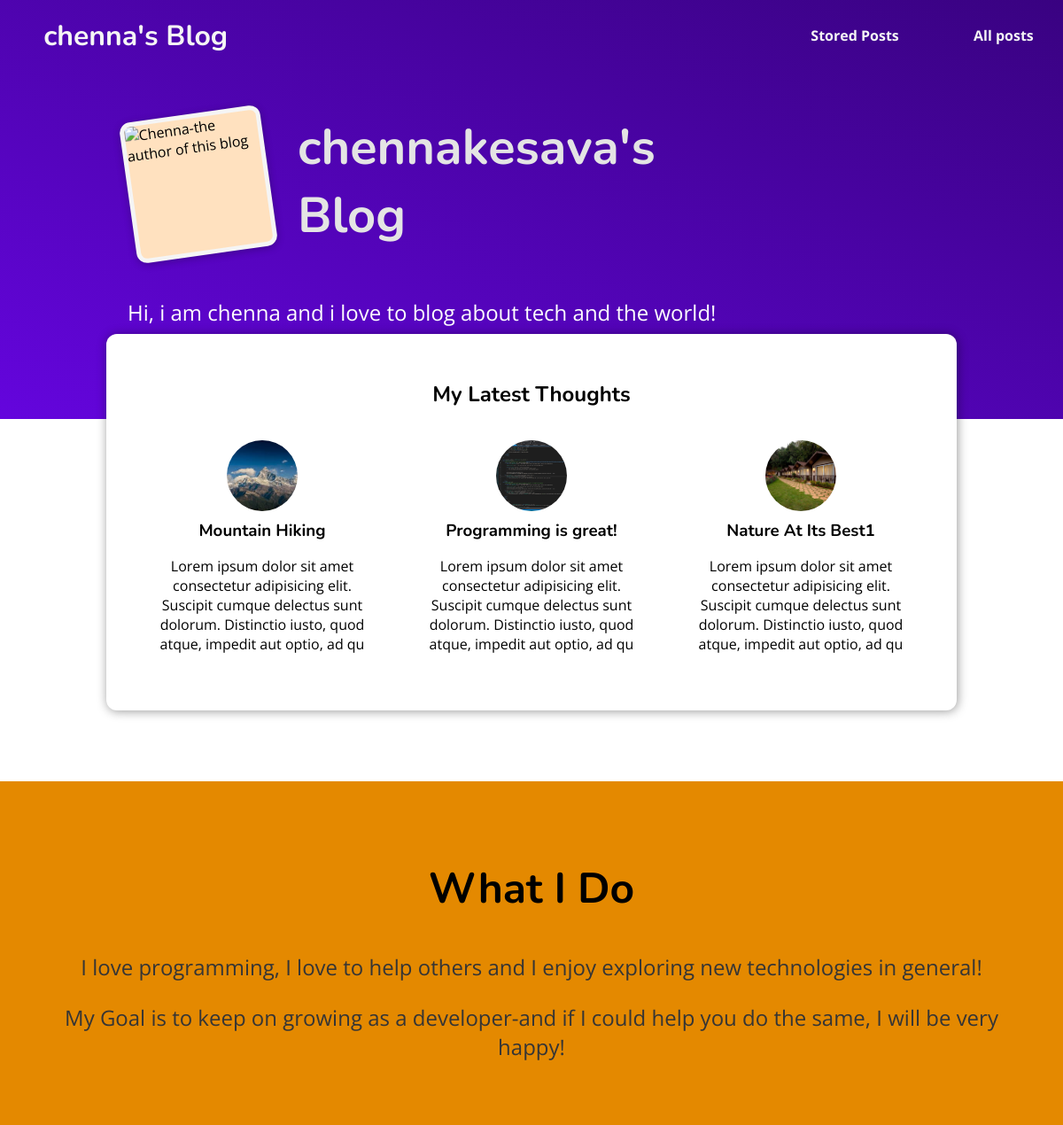
The page / on the database its author committed.
### blog/models.py (models this page shows, shortened)
class Post(models.Model):
    title = models.CharField(max_length=100)
    excerpt = models.CharField(max_length=150)
    image = models.ImageField(upload_to="posts", null=True)
    date = models.DateField(auto_now=True)
    slug = models.SlugField(unique=True, db_index=True)
    content = models.TextField(validators=[MinLengthValidator(10)])
    author = models.ForeignKey(Author, on_delete=models.SET_NULL, null=True, related_name="posts")
    tags = models.ManyToManyField(Tag)

### blog/views.py (the view)
# urls.py: path("", views.StartingPageView.as_view(), name="starting_page"),
class StartingPageView(ListView):
    template_name = "blog/index.html"
    model = Post
    ordering = ["-date"]
    context_object_name = "posts"
    def get_queryset(self):
        queryset = super().get_queryset()
        data = queryset[:3]
        return data

### blog/templates/blog/index.html (shortened to what this page needs)
{% extends "base.html" %}
{% load static %}
{% block css-file %}
<link rel="stylesheet" href="{% static "blog/post.css"%}">
<link rel="stylesheet" href="{% static "blog/index.css"%}">
{% endblock %}
{% block content %}
    <section id="welcome">
        <header>
            <img src="{% static "blog/images/krishna.jpg"%}" alt="Chenna-the author of this blog"/>
            <h2>chennakesava's Blog</h2>
        </header>
        <p>Hi, i am chenna and i love to blog about tech and the world!</p>
    </section>
    <section id="latest-posts">
        <h2>My Latest Thoughts</h2>
        <ul>
            {% for post in posts %}
            {% include "blog/include/post.html"%}
            {% endfor %}
        </ul>
    </section>
    <section id="about">
        <h2>What I Do</h2>
        <p>I love programming, I love to help others and I enjoy exploring new technologies in general!
        </p>
        <p>My Goal is to keep on growing as a developer-and if I could help you do the same, I will be very happy!
        </p>
    </section>
{% endblock %}

### blog/templates/blog/include/post.html
<li>
    <article class="post">
        <a href="{% url "post_detail_page" post.slug %}">
            <div class="circle">
                <img src="{{post.image.url}}" alt="{{ post.title }}">
            </div>
            <div>
                <h3>{{ post.title }}</h3>
                <p>{{ post.excerpt }}</p>
            </div>
        </a>
    </article>
</li>

### static/base.css (style rules this page uses)
* { box-sizing: border-box; }
html { font-family:"Open Sans", sans-serif, "Nunito", "Edu VIC WA NT Beginner", cursive; }
body { margin: 0; }
h1, h2, h3 { font-family: 'Nunito', 'Open Sans', sans-serif; font-weight: bold; }

### blog/static/blog/post.css (style rules this page uses)
.post { display: flex; flex-direction: column; align-items: center; text-align: center; }
.post a { text-decoration: none; color: black; transition: all 0.2s ease; padding: 1rem; }
.post img { height: 5rem; width: 5rem; border-radius: 50%; object-fit: cover; }
.post h3 { margin: 0.25rem 0; }

### blog/static/blog/index.css (style rules this page uses)
#welcome { background:linear-gradient(to right top, #6405dd, #390281); padding: 5rem 12%; }
#welcome header { display: flex; align-items: flex-start; margin: 3rem auto;; }
#welcome img { width: 10rem; height: 10rem; object-fit: cover; object-position: top; border: 5px solid whitesmoke; border-radius: 12px; background-color: #ffe1bf; transform: rotate(-8deg); box-shadow: 0 2px 8px rgba(0,0,0,0.25); }
#welcome h2 { font-size: 3.5rem; margin: 0 0 0 2rem; color: #e4e4e4; width: 10rem; }
#welcome p { color: white; font-size: 1.5rem; }
#latest-posts { background-color: white; padding: 2rem; border-radius: 12px; width: 60rem; margin: -6rem auto 2rem auto; box-shadow: 1px 1px 12px rgba(0, 0, 0, 0.4); }
#latest-posts h2 { text-align: center; }
#latest-posts ul { list-style: none; margin: 0; padding: 0; display: flex; gap: 1rem; }
#latest-posts li { flex: 1; }
#about { text-align: center; padding: 3rem; background-color: #e48900; margin-top: 5rem; }
#about h2 { font-size: 3rem; }
#about p { font-size: 1.5rem; color: #353535; }

### rows shown on the page
Post: image (picture), title "Mountain Hiking", excerpt "Lorem ipsum dolor sit amet consectetur adipisicing elit. Suscipit cumque delectus sunt dolorum. Distinctio iusto, quod atque, impedit aut optio, ad qu"
Post: image (picture), title "Programming is great!", excerpt "Lorem ipsum dolor sit amet consectetur adipisicing elit. Suscipit cumque delectus sunt dolorum. Distinctio iusto, quod atque, impedit aut optio, ad qu"
Post: image (picture), title "Nature At Its Best1", excerpt "Lorem ipsum dolor sit amet consectetur adipisicing elit. Suscipit cumque delectus sunt dolorum. Distinctio iusto, quod atque, impedit aut optio, ad qu"
